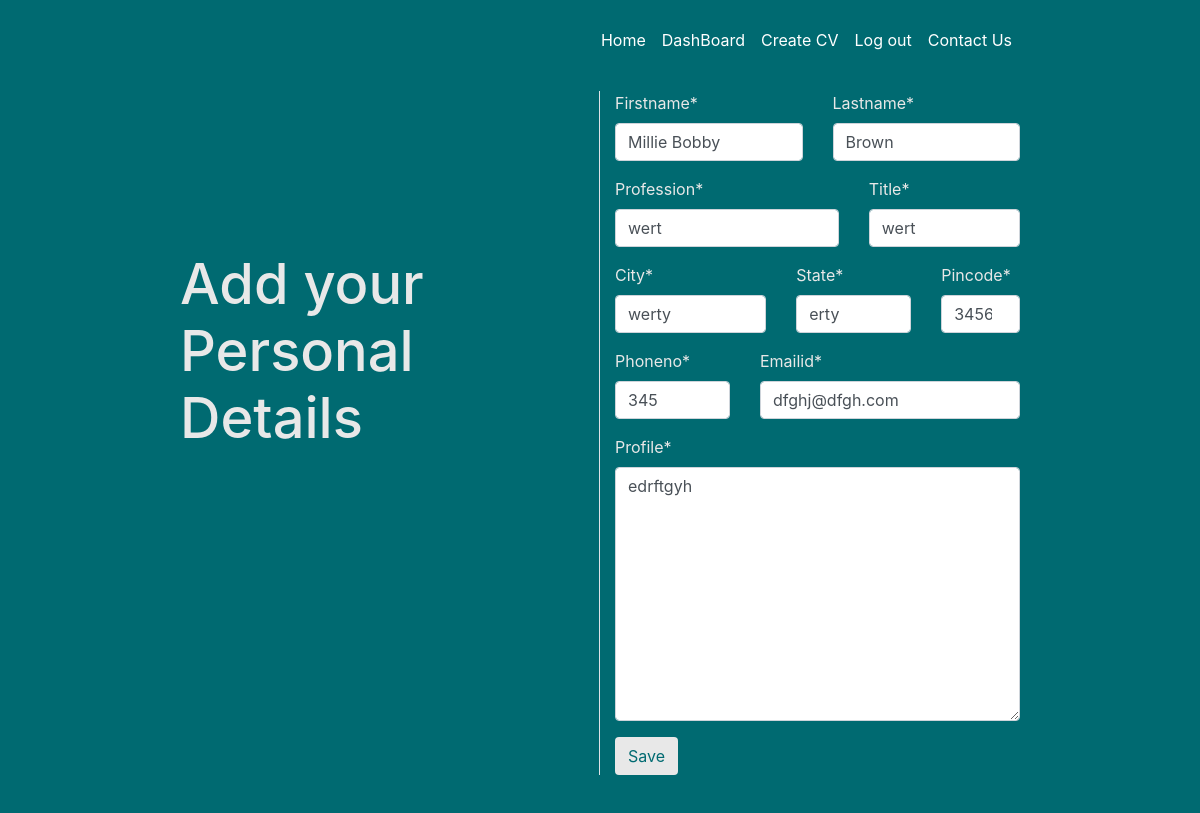
Screenshot of /addcv/updatepersonal/62 (signed in) with the database file from the repository.
### addcv/models.py (models this page shows, shortened)
class person(models.Model):
    User = settings.AUTH_USER_MODEL
    added_by = models.ForeignKey(User,
        null=True, blank=True, on_delete=models.CASCADE)
    firstname=models.CharField(max_length=50)
    lastname=models.CharField(max_length=50)
    profession=models.CharField(max_length=50)
    title=models.CharField(max_length=80, null=True)
    city=models.CharField(max_length=30, null=True)
    state=models.CharField(max_length=30, null=True)
    pincode=models.IntegerField( null=True)
    phoneno=models.IntegerField( null=True)
    emailid=models.EmailField( null=True)
    profile = models.TextField(max_length=100, null=True)
    profile_pic = models.ImageField(null=True, blank=True)

### addcv/views.py (the view, shortened to what this page needs)
# urls.py: path('updatepersonal/<int:person_id>', views.updatepersonal,name='updatepersonal'),
@login_required(login_url='/login/')
def updatepersonal(request,person_id):
    per = person.objects.get(id=person_id)
    fm = personalform(instance=per)
    return render(request,'form/personal.html',{'form':fm})

### addcv/forms.py
class personalform(forms.ModelForm):
     class Meta:
          model = person
          fields='__all__'

### addcv/templates/form/personal.html (shortened to what this page needs)
{% extends 'seavs/base.html' %}
{% load crispy_forms_tags %}
{% block content %}
<div class="container-fluid sidetitle">
  <div class="row">
    <div class="col-6 border-right">
      <h1 class="subheading">Add your Personal Details</h1>
    </div>
    <div class="col-6">
      <form method="POST">
        <div class="row">
          <div class="col-6">
            {{ form.firstname|as_crispy_field }}
          </div>
          <div class="col-6">
            {{ form.lastname|as_crispy_field }}
          </div>
        </div>
        <div class="row">
          <div class="col-7">
            {{ form.profession|as_crispy_field }}
          </div>
          <div class="col-5">
            {{ form.title|as_crispy_field }}
          </div>
        </div>
        <div class="row">
          <div class="col-5">
            {{ form.city|as_crispy_field }}
          </div>
          <div class="col-4">
            {{ form.state|as_crispy_field }}
          </div>
          <div class="col-3">
            {{ form.pincode|as_crispy_field }}
          </div>
        </div>
        <div class="row">
          <div class="col-4">
            {{ form.phoneno|as_crispy_field }}
          </div>
          <div class="col-8">
            {{ form.emailid|as_crispy_field }}
          </div>
        </div>
        <div class="row">
          <div class="col-12">
            {{ form.profile|as_crispy_field }}
          </div>
        </div>
        <button type="submit" class="titlebutton btn btn-md">Save</button>
      </form>
    </div>
  </div>
  </div>
  {%endblock content %}

### seavs/static/seavs/main.css (style rules this page uses)
body { background-color: #006a71; margin-bottom: 20px; }
.container-fluid { padding: 1.5% 15%; align-content: left; }
.titlebutton { align-items: center; background-color: #e8e8e8; color: #006a71; opacity: 1; }
.sidetitle { background-color: #006a71; color: #e8e8e8; align-items: center; }
.subheading { background-color: #006a71; color: #e8e8e8; font-size: 3.5rem; padding-top: 10rem; padding-bottom: 1%; padding-right: 3rem; }

### rows the page displays
person: firstname "Millie Bobby", lastname "Brown", profession "wert", title "wert", city "werty", state "erty", pincode "3456", phoneno "345", emailid "dfghj@dfgh.com", profile "edrftgyh"
